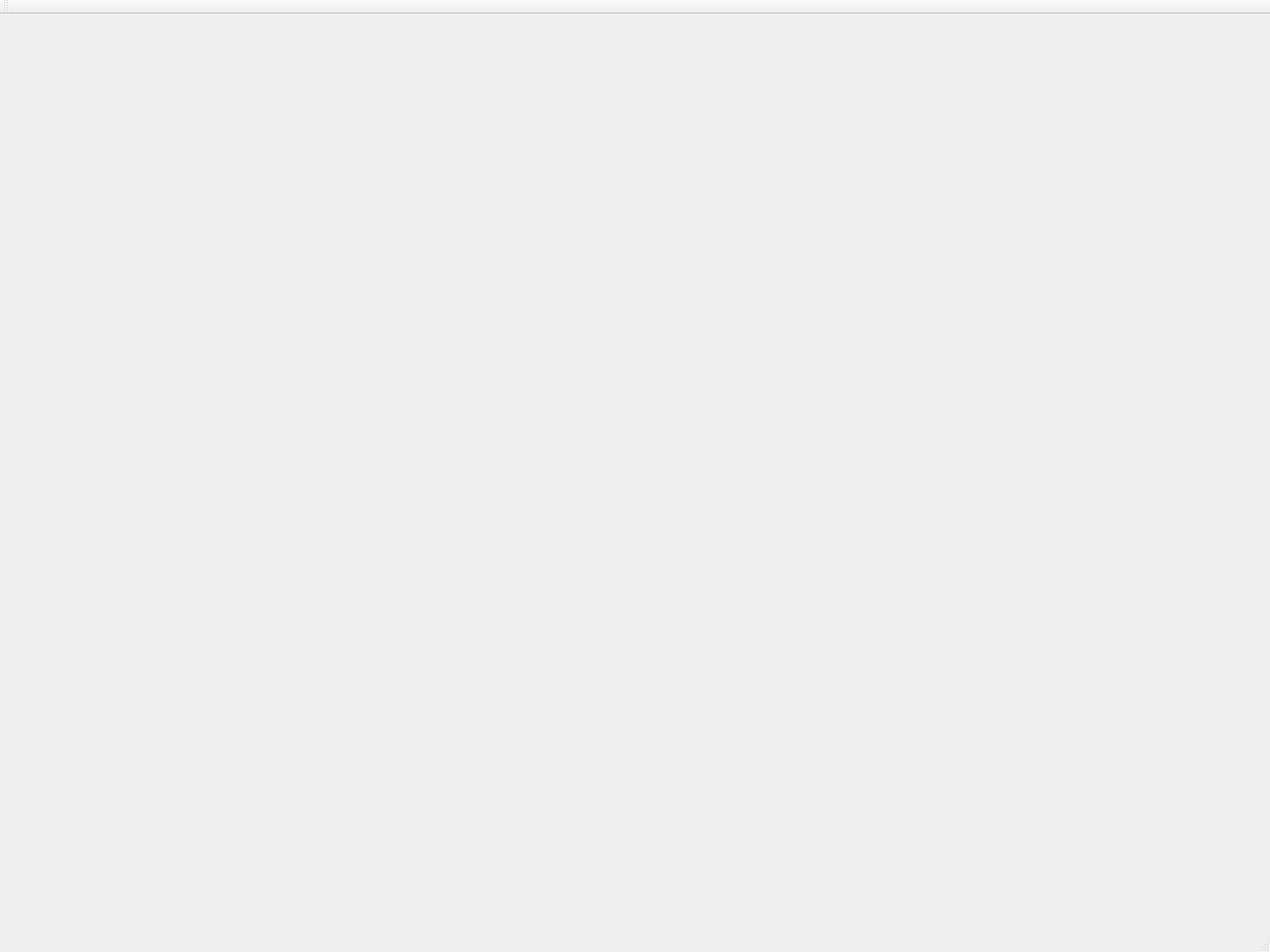
<?xml version="1.0" encoding="UTF-8"?>
<ui version="4.0">
 <class>OurMainWindow</class>
 <widget class="QMainWindow" name="OurMainWindow">
  <property name="geometry">
   <rect>
    <x>0</x>
    <y>0</y>
    <width>1512</width>
    <height>1134</height>
   </rect>
  </property>
  <property name="minimumSize">
   <size>
    <width>1512</width>
    <height>1134</height>
   </size>
  </property>
  <property name="maximumSize">
   <size>
    <width>1512</width>
    <height>1134</height>
   </size>
  </property>
  <property name="windowTitle">
   <string>OurMainWindow</string>
  </property>
  <property name="styleSheet">
   <string notr="true">#OurMainWindow{background-image: url(:/new/prefix1/picture/background_new.png);}</string>
  </property>
  <widget class="QWidget" name="centralWidget">
   <widget class="QPushButton" name="pushButton">
    <property name="geometry">
     <rect>
      <x>540</x>
      <y>610</y>
      <width>408</width>
      <height>135</height>
     </rect>
    </property>
    <property name="minimumSize">
     <size>
      <width>406</width>
      <height>134</height>
     </size>
    </property>
    <property name="styleSheet">
     <string notr="true">background-image: url(:/new/prefix1/picture/start_new.png);
border:1px solid rgba(255,255,255,0);
padding:0px;
pressed{border:1px solid rgba(255,255,255,0);
padding:0px;}</string>
    </property>
    <property name="text">
     <string/>
    </property>
    <property name="flat">
     <bool>true</bool>
    </property>
   </widget>
   <widget class="QPushButton" name="pushButton_2">
    <property name="geometry">
     <rect>
      <x>620</x>
      <y>820</y>
      <width>240</width>
      <height>75</height>
     </rect>
    </property>
    <property name="minimumSize">
     <size>
      <width>240</width>
      <height>75</height>
     </size>
    </property>
    <property name="maximumSize">
     <size>
      <width>240</width>
      <height>75</height>
     </size>
    </property>
    <property name="styleSheet">
     <string notr="true">background-image: url(:/new/prefix1/picture/record_new_new.png);</string>
    </property>
    <property name="text">
     <string/>
    </property>
    <property name="flat">
     <bool>true</bool>
    </property>
   </widget>
   <widget class="QPushButton" name="pushButton_3">
    <property name="geometry">
     <rect>
      <x>620</x>
      <y>950</y>
      <width>240</width>
      <height>75</height>
     </rect>
    </property>
    <property name="minimumSize">
     <size>
      <width>240</width>
      <height>75</height>
     </size>
    </property>
    <property name="maximumSize">
     <size>
      <width>240</width>
      <height>75</height>
     </size>
    </property>
    <property name="styleSheet">
     <string notr="true">background-image: url(:/new/prefix1/picture/gameover_new.png);</string>
    </property>
    <property name="text">
     <string/>
    </property>
    <property name="flat">
     <bool>true</bool>
    </property>
   </widget>
   <widget class="QPushButton" name="pushButton_4">
    <property name="geometry">
     <rect>
      <x>1400</x>
      <y>9</y>
      <width>32</width>
      <height>40</height>
     </rect>
    </property>
    <property name="minimumSize">
     <size>
      <width>32</width>
      <height>40</height>
     </size>
    </property>
    <property name="maximumSize">
     <size>
      <width>32</width>
      <height>40</height>
     </size>
    </property>
    <property name="styleSheet">
     <string notr="true">background-image: url(:/new/prefix1/picture/help.png);
border:1px solid rgba(255,255,255,0);
</string>
    </property>
    <property name="text">
     <string/>
    </property>
    <property name="flat">
     <bool>true</bool>
    </property>
   </widget>
   <widget class="QPushButton" name="pushButton_5">
    <property name="geometry">
     <rect>
      <x>1444</x>
      <y>7</y>
      <width>45</width>
      <height>38</height>
     </rect>
    </property>
    <property name="minimumSize">
     <size>
      <width>45</width>
      <height>38</height>
     </size>
    </property>
    <property name="maximumSize">
     <size>
      <width>45</width>
      <height>38</height>
     </size>
    </property>
    <property name="styleSheet">
     <string notr="true">background-image: url(:/new/prefix1/picture/music_on.png);
border:1px solid rgba(255,255,255,0);
</string>
    </property>
    <property name="text">
     <string/>
    </property>
    <property name="iconSize">
     <size>
      <width>45</width>
      <height>38</height>
     </size>
    </property>
    <property name="checkable">
     <bool>false</bool>
    </property>
    <property name="flat">
     <bool>true</bool>
    </property>
   </widget>
   <widget class="QPushButton" name="pushButton_6">
    <property name="enabled">
     <bool>false</bool>
    </property>
    <property name="geometry">
     <rect>
      <x>1445</x>
      <y>7</y>
      <width>24</width>
      <height>38</height>
     </rect>
    </property>
    <property name="styleSheet">
     <string notr="true">background-image: url(:/new/prefix1/picture/music_off.png);
border:1px solid rgba(255,255,255,0);</string>
    </property>
    <property name="text">
     <string/>
    </property>
   </widget>
  </widget>
  <widget class="QMenuBar" name="menuBar">
   <property name="geometry">
    <rect>
     <x>0</x>
     <y>0</y>
     <width>1512</width>
     <height>17</height>
    </rect>
   </property>
  </widget>
  <widget class="QToolBar" name="mainToolBar">
   <attribute name="toolBarArea">
    <enum>TopToolBarArea</enum>
   </attribute>
   <attribute name="toolBarBreak">
    <bool>false</bool>
   </attribute>
  </widget>
  <widget class="QStatusBar" name="statusBar"/>
 </widget>
 <layoutdefault spacing="6" margin="11"/>
 <resources/>
 <connections/>
</ui>
